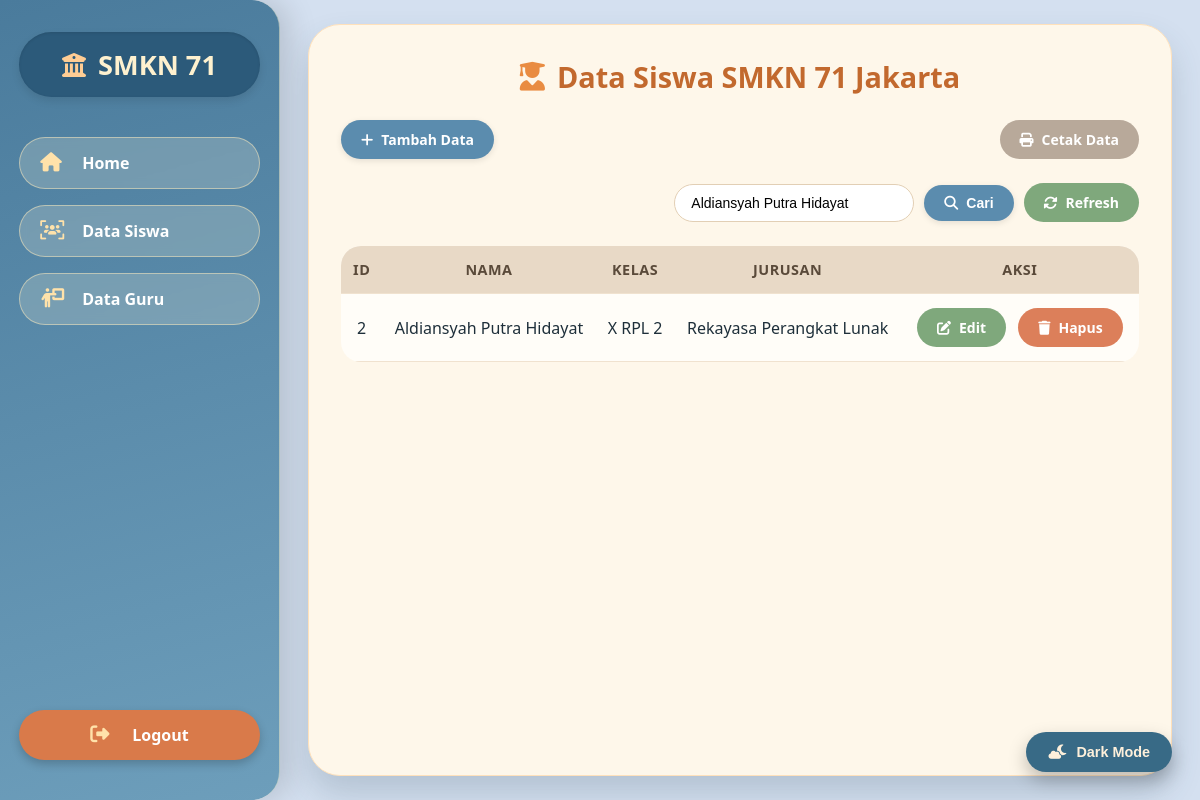
The page /data_siswa.php?cari=Aldiansyah Putra Hidayat (signed in) on the database its author committed.
### tables this page shows
CREATE TABLE `tbl_siswa` (
  `id` int(11) NOT NULL,
  `Nama` varchar(100) NOT NULL,
  `Kelas` varchar(20) NOT NULL,
  `Jurusan` varchar(50) NOT NULL
);

### data_siswa.php (the view, shortened to what this page needs)
<?php
include "koneksi.php";
?>
<!doctype html>
<html lang="en">
<head>
  <link rel="stylesheet" href="https://cdnjs.cloudflare.com/ajax/libs/font-awesome/6.5.0/css/all.min.css">
</head>
<body>
  <div class="wrapper">
    <div class="sidebar">
      <h3><i class="fas fa-building-columns"></i> SMKN 71</h3>
      <a href="home.php"><i class="fas fa-home"></i> Home</a>
      <a href="data_siswa.php"><i class="fas fa-users-viewfinder"></i> Data Siswa</a>
      <a href="data_guru.php"><i class="fas fa-person-chalkboard"></i> Data Guru</a>
      <a href="logout.php" onclick="return confirm('Apakah Anda yakin ingin logout?')"><i class="fas fa-right-from-bracket"></i> Logout</a>
    </div>
    <div class="container">
      <h2><i class="fas fa-user-graduate"></i> Data Siswa SMKN 71 Jakarta</h2>
      <div class="actions">
        <a href="tambah.php" class="btn btn-primary"><i class="fas fa-plus"></i> Tambah Data</a>
        <a href="cetak_siswa.php" class="btn btn-gray" target="_blank"><i class="fas fa-print"></i> Cetak Data</a>
      </div>
      <div class="search-bar">
        <form method="GET">
          <input type="text" name="cari" placeholder="Cari Nama, Kelas, Jurusan..."
                 value="<?php echo isset($_GET['cari']) ? htmlspecialchars($_GET['cari']) : ''; ?>">
          <button type="submit" class="btn btn-primary"><i class="fas fa-search"></i> Cari</button>
          <a href="data_siswa.php" class="btn btn-success"><i class="fas fa-sync-alt"></i> Refresh</a>
        </form>
      </div>
      <table>
        <thead>
          <tr>
            <th>ID</th>
            <th>Nama</th>
            <th>Kelas</th>
            <th>Jurusan</th>
            <th>Aksi</th>
          </tr>
        </thead>
        <tbody>
          <?php
          if (isset($_GET['cari']) && !empty($_GET['cari'])) {
            $cari = mysqli_real_escape_string($koneksi, $_GET['cari']);
            $query = "SELECT * FROM tbl_siswa
                      WHERE Nama LIKE '%$cari%'
                      OR Jurusan LIKE '%$cari%'
                      OR Kelas LIKE '%$cari%'";
          } else {
            $query = "SELECT * FROM tbl_siswa";
          }
          $result = mysqli_query($koneksi, $query);
          if ($result && mysqli_num_rows($result) > 0) {
            while ($row = mysqli_fetch_assoc($result)) {
              echo "<tr>
                      <td>{$row['id']}</td>
                      <td>{$row['Nama']}</td>
                      <td>{$row['Kelas']}</td>
                      <td>{$row['Jurusan']}</td>
                      <td>
                        <a href='edit.php?edit={$row['id']}' class='btn btn-success'><i class='fas fa-edit'></i> Edit</a>
                        <a href='delete.php?hapus={$row['id']}' class='btn btn-danger' onclick='return confirm(\"Yakin ingin menghapus?\")'><i class='fas fa-trash'></i> Hapus</a>
                      </td>
                    </tr>";
            }
          } else {
            echo "<tr><td colspan='5' style='text-align:center; padding:40px;'><i class='fas fa-database'></i> Tidak ada data Siswa.</td></tr>";
          }
          ?>
        </tbody>
      </table>
    </div>
  </div>
  <button id="toggleDarkMode"><i class="fas fa-cloud-moon"></i> Dark Mode</button>
</body>
</html>

### data_siswa.php (style rules this page uses)
* { margin: 0; padding: 0; box-sizing: border-box; }
body { font-family: 'Segoe UI', 'Poppins', system-ui, sans-serif; background: #d4e0f0; color: #1e2f3a; transition: all 0.3s ease; min-height: 100vh; }
.wrapper { display: flex; min-height: 100vh; }
.sidebar { width: 280px; background: linear-gradient(165deg, #4a7b9c, #6d9ebb); border-radius: 0 28px 28px 0; padding: 2rem 1.2rem; display: flex; flex-direction: column; box-shadow: 8px 0 30px rgba(0, 0, 0, 0.15); border-right: 1px solid rgba(255,245,210,0.5); }
.sidebar h3 { font-size: 1.7rem; font-weight: 800; text-align: center; margin-bottom: 2rem; color: #fef1cf; background: #2c5a7a; padding: 14px 8px; border-radius: 60px; display: flex; align-items: center; justify-content: center; gap: 12px; box-shadow: inset 0 1px 3px rgba(0,0,0,0.1), 0 4px 8px rgba(0,0,0,0.1); }
.sidebar h3 i { color: #ffcd94; font-size: 1.5rem; }
.sidebar a { display: flex; align-items: center; gap: 14px; padding: 14px 20px; margin: 8px 0; border-radius: 40px; text-decoration: none; font-weight: 700; color: #ffffff; background: rgba(255, 248, 225, 0.2); backdrop-filter: blur(4px); transition: all 0.25s ease; border: 1px solid rgba(255,235,190,0.5); }
.sidebar a i { width: 28px; font-size: 1.2rem; color: #ffe2aa; }
.sidebar a:last-child { margin-top: auto !important; margin-bottom: 0.5rem; background: #d97a4a !important; color: white !important; border: none !important; justify-content: center; font-weight: 800; box-shadow: 0 4px 10px rgba(0,0,0,0.2); }
.container { flex: 1; background: #fef7ea; margin: 24px 28px; padding: 2rem 2rem; border-radius: 32px; box-shadow: 0 18px 32px rgba(54, 78, 94, 0.2); border: 1px solid #ffe1bb; overflow-x: auto; position: relative; }
h2 { text-align: center; color: #c2692e; margin-bottom: 1.5rem; font-size: 1.8rem; font-weight: 800; display: flex; align-items: center; justify-content: center; gap: 12px; }
h2 i { color: #e98c42; font-size: 1.8rem; }
.actions { display: flex; justify-content: space-between; flex-wrap: wrap; gap: 12px; margin-bottom: 24px; }
.btn { padding: 10px 20px; border: none; border-radius: 40px; cursor: pointer; text-decoration: none; font-size: 14px; font-weight: 700; transition: all 0.2s ease; display: inline-flex; align-items: center; gap: 8px; }
.btn-primary { background-color: #5b8cae; color: white; box-shadow: 0 2px 6px rgba(0,0,0,0.1); }
.btn-danger { background-color: #dc7f5a; color: white; }
.btn-success { background-color: #7fa87c; color: white; }
.btn-gray { background-color: #b8a99a; color: white; }
.search-bar { display: flex; justify-content: flex-end; margin-bottom: 24px; }
.search-bar form { display: flex; gap: 10px; align-items: center; }
.search-bar input { padding: 10px 16px; border-radius: 40px; border: 1px solid #e2cfb5; width: 240px; font-size: 14px; background: white; transition: all 0.2s; }
table { width: 100%; border-collapse: collapse; margin-top: 10px; border-radius: 20px; overflow: hidden; }
th, td { padding: 14px 12px; text-align: center; border-bottom: 1px solid #f0e2cf; }
th { background-color: #e8d9c6; color: #5a4a3a; font-weight: 800; font-size: 0.9rem; text-transform: uppercase; letter-spacing: 0.5px; }
tr { background-color: #fffdf8; transition: background 0.2s; }
td a { margin: 0 4px; padding: 6px 12px; font-size: 12px; border-radius: 30px; }
#toggleDarkMode { position: fixed; bottom: 28px; right: 28px; background: #386a86; border: none; color: #fef0db; padding: 12px 22px; border-radius: 50px; font-weight: 800; cursor: pointer; z-index: 1000; backdrop-filter: blur(6px); box-shadow: 0 8px 18px rgba(0, 0, 0, 0.25); transition: all 0.2s; font-size: 0.9rem; display: flex; align-items: center; gap: 10px; }

### rows shown on the page
tbl_siswa: id "2", Nama "Aldiansyah Putra Hidayat", Kelas "X RPL 2", Jurusan "Rekayasa Perangkat Lunak"
